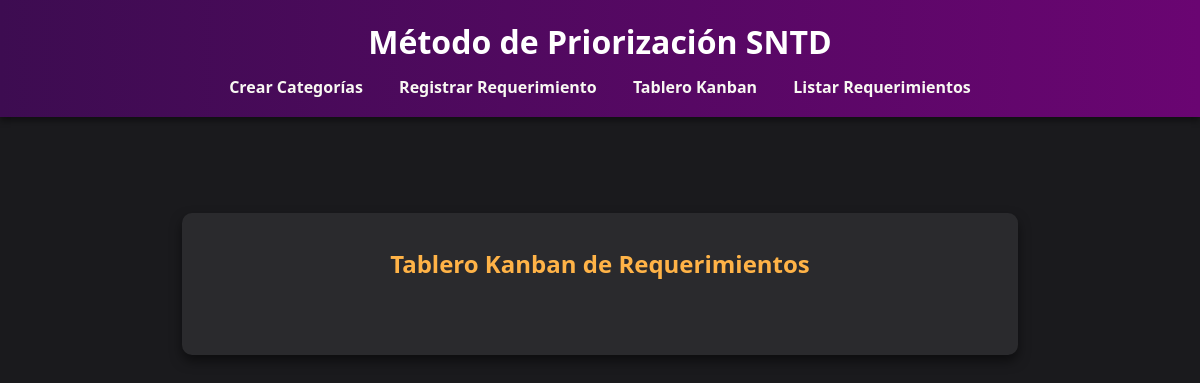
/tablero/, run on an earlier commit of the app's database.
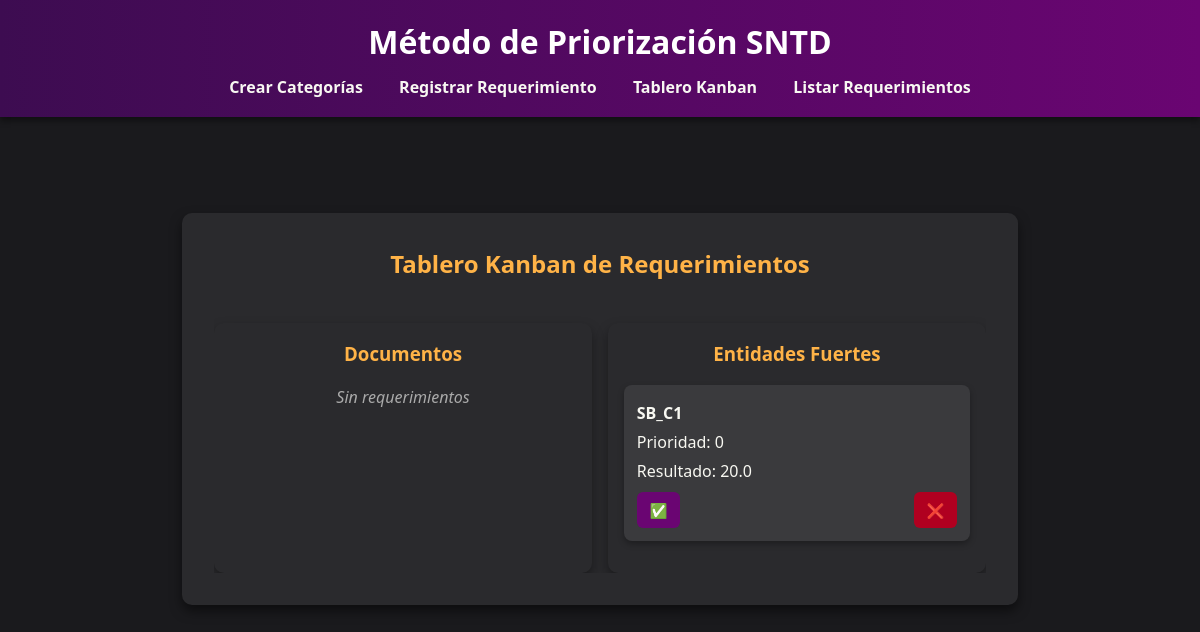
And on a later commit of the database.
### sntd/models.py (models this page shows, shortened)
class Categorias(models.Model):
    nombre = models.CharField(max_length=100)
    descripcion = models.TextField(blank=True, null=True)

class Requerimiento(models.Model):
    id_rf = models.CharField(max_length=50, unique=True)
    nombre = models.CharField(max_length=200, unique=True, null=True, blank=True)
    categoria = models.ForeignKey(Categorias, on_delete=models.CASCADE, null=True, blank=True, related_name='requerimientos')
    satisfaccion = models.IntegerField()
    necesidad = models.IntegerField()
    tecnica = models.IntegerField()
    dependencia = models.IntegerField()
    prioridad = models.IntegerField(default=0)
    resultado = models.FloatField()
    completado = models.BooleanField(default=False)

### sntd/views.py (the view)
# urls.py: path('tablero/', views.tablero, name='tablero'),
def tablero(request):
    categorias = Categorias.objects.prefetch_related('requerimientos').all()
    return render(request, 'sntd/tablero.html', {'categorias': categorias})

### sntd/templates/sntd/tablero.html
{% extends "sntd/base.html" %}
{% load static %}
{% block content %}
<div class="container">
    <div class="card">
        <h2>Tablero Kanban de Requerimientos</h2>
        <div class="kanban">
            {% for categoria in categorias %}
            <div class="kanban-column">
                <h3>{{ categoria.nombre }}</h3>
                {% if categoria.requerimientos.all %}
                    {% for req in categoria.requerimientos.all|dictsort:"prioridad" %}
                    <div class="kanban-item">
                        <p><strong>{{ req.id_rf }}</strong></p>
                        <p>Prioridad: {{ req.prioridad }}</p>
                        <p>Resultado: {{ req.resultado }}</p>
                        <div class="kanban-actions">
                            <a href="{% url 'completar' req.id %}" class="btn small">✅</a>
                            <a href="{% url 'eliminar' req.id %}" class="btn small danger">❌</a>
                        </div>
                    </div>
                    {% endfor %}
                {% else %}
                    <p class="empty">Sin requerimientos</p>
                {% endif %}
            </div>
            {% endfor %}
        </div>
    </div>
</div>
{% endblock %}

What changed in the data, as far as the page shows it:
added Categorias: nombre "Documentos", shows "Sin requerimientos"
added Categorias: nombre "Entidades Fuertes"
added Requerimiento: id_rf "SB_C1", prioridad "0", resultado "20.0"
